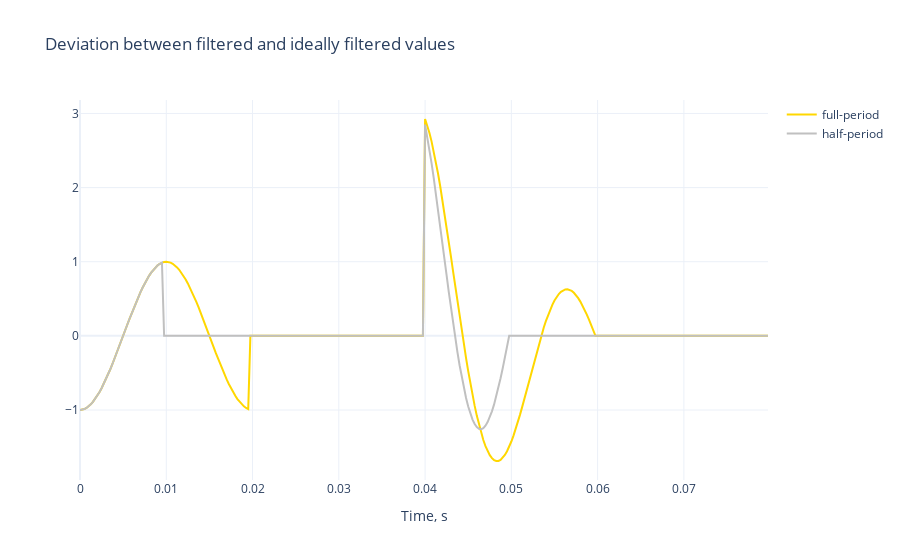

Source (notebook cell):
### Markdown cell above
**2x faster reaction to transitions**

### Code cell
fig = go.Figure()
fig.update_layout(
    title="Deviation between filtered and ideally filtered values",
    xaxis_title="Time, s",
    template="plotly_white",
)
fig.add_trace(go.Scatter(x=time, y=np.real(s_filtered_full)-target, name="full-period", line=dict(color="gold")))  # fmt:skip
fig.add_trace(go.Scatter(x=time, y=np.real(s_filtered_half)-target, name="half-period", line=dict(color="silver")))  # fmt:skip
fig.show()

### Figure 1 — Plotly figure (JSON) as saved in the notebook; plotly's stock layout.template omitted (floating-point values rounded to 4 significant figures; data arrays with more than 128 entries replaced by an {"elided": "..."} marker saying what was removed)
{"data": [{"line": {"color": "gold"}, "name": "full-period", "type": "scatter", "x": {"elided": "320 float values"}, "y": {"elided": "320 float values"}}, {"line": {"color": "silver"}, "name": "half-period", "type": "scatter", "x": {"elided": "320 float values"}, "y": {"elided": "320 float values"}}], "layout": {"title": {"text": "Deviation between filtered and ideally filtered values"}, "xaxis": {"title": {"text": "Time, s"}}}}
